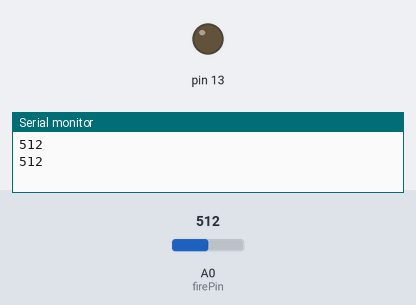
Simulated run of this sketch. Board: Arduino Uno, built with avr-gcc and run on an emulated ATmega328P. On the bench: output pins drawn as LEDs (lit = HIGH), the last lines printed to the serial monitor. The inputs (shaded band) are chosen by the test bench; at power-on: A0 (firePin) = 512.

Above: at 1.2 s.
1.3 s: A0 (firePin) set to 211
3.2 s: A0 (firePin) set to 191
At 4.8 s:
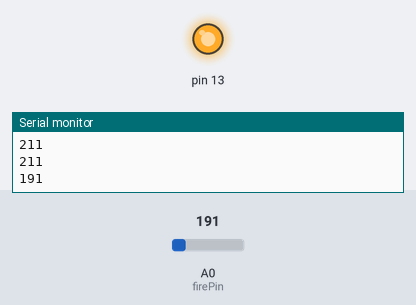
5.5 s: A0 (firePin) set to 306
At 6.3 s:
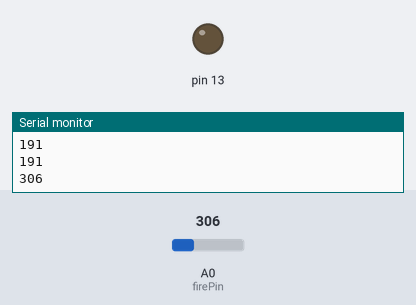
7.5 s: A0 (firePin) set to 122
At 9.1 s:
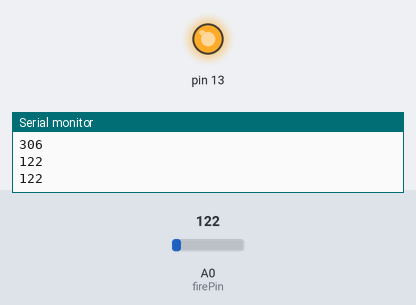
Timing chart, 0 to 10.5 s (numbered marks = the images above; inputs shaded):
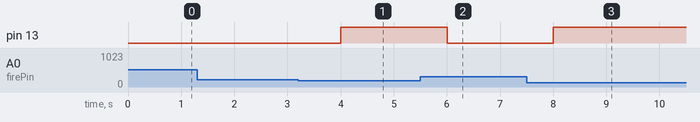

The sketch:

fire_sensor.ino
```cpp
int firePin = 0;
int fire = 200;
void setup()
{
  Serial.begin(9600);
  pinMode(13, OUTPUT);
}

void loop()
{
  Serial.println(analogRead(firePin));
  if(analogRead(firePin) < fire)
  {
    digitalWrite(13, HIGH);
  }
  else
  {
    digitalWrite(13, LOW);
  }
  delay(1000);
}
```

Measured:
- the behaviour switches between 200 and 199 on A0 (firePin) (found by bisection; images 0 and 1)
- after the input at 3.2 s, pin 13: LOW → HIGH after 0.80 s
- after the input at 5.5 s, pin 13: HIGH → LOW after 0.50 s
- after the input at 7.5 s, pin 13: LOW → HIGH after 0.50 s
